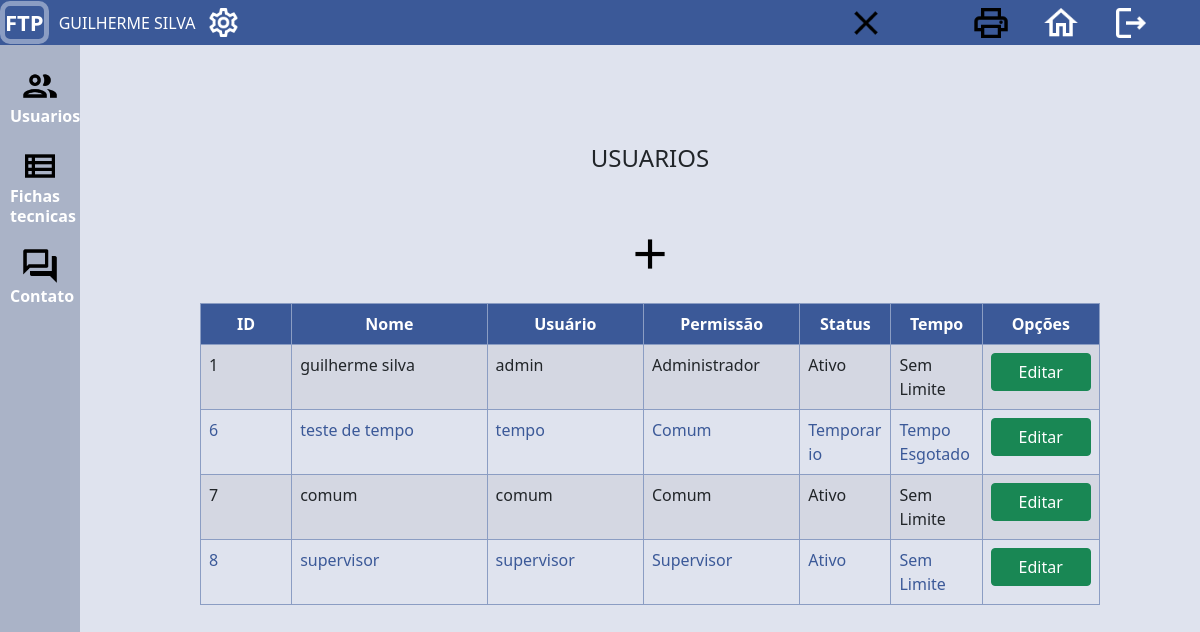
/paginas/admin/main.php?pagina=../../classes/usuario/visualizar_usuario (signed in), run on an earlier commit of the app's database.
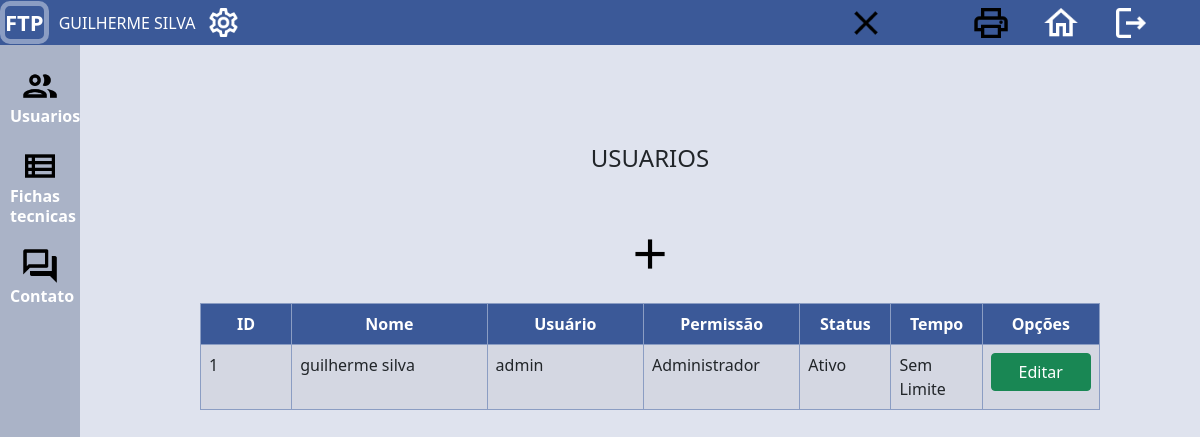
And on a later commit of the database.
### tables this page shows
CREATE TABLE `usuarios` (
  `id` int(11) NOT NULL,
  `nome` varchar(60) DEFAULT NULL,
  `email` varchar(60) DEFAULT NULL,
  `user` varchar(60) DEFAULT NULL,
  `pass` varchar(60) DEFAULT NULL,
  `permissao` varchar(1) DEFAULT NULL,
  `status` varchar(1) DEFAULT NULL,
  `tempo` int(11) DEFAULT NULL,
  `telefone` varchar(32) DEFAULT NULL,
  `dataCadastro` varchar(64) DEFAULT NULL,
  `dataCadastroUnix` varchar(64) DEFAULT NULL,
  `idAdm` int(11) DEFAULT NULL,
  `excluido` varchar(1) DEFAULT NULL,
  `ativo` int(1) DEFAULT 1,
  `setor` int(64) DEFAULT NULL,
  `nasc` date DEFAULT NULL
);

### classes/usuario/visualizar_usuario.php (the view, shortened to what this page needs)
<center style="margin-left: 100px; margin-top: 100px !important; position: relative !important;">
            <h4>USUARIOS</h4>
<br><br>
        <?php
        include("../../config/config.php");
        global $pdo;
        $consulta = $pdo->query("SELECT * FROM usuarios;");
        echo "<table class='table table-striped table-bordered table-condensed table-hover' style='margin-left: 100px; table-layout:fixed; max-width: 900px; word-wrap: break-word; !important; position: absolute;'>";
        echo "<thead>";
        echo "<tr>";
        echo "<div class='thead'>";
        echo "<th scope='col' style='width: 70px;'>ID</th>";
        echo "<th scope='col' style='width: 150px;'>Nome</th>";
        echo "<th scope='col' style='width: 120px;'>Usuário</th>";
        echo "<th scope='col' style='width: 120px;'>Permissão</th>";
        echo "<th scope='col' style='width: 70px;'>Status</th>";
        echo "<th scope='col' style='width: 70px;'>Tempo</th>";
        echo "<th scope='col' style='width: 90px;'>Opções</th>";
        echo "</div>";
        echo "</tr>";
        echo "</thead>";
        echo "<a href='?pagina=../../paginas/cadastros/cadastrar_usuario'>";
        echo "<img src='../../imagens/navbar/plus.png' alt='botao-ativar-informativo' width='50' title='Novo Usuario'>";
        echo "</a>";
        echo "<br><br>";
        while ($linha = $consulta->fetch(PDO::FETCH_ASSOC)) {
            if($linha['status'] != 2){
                $linha['tempo'] = "Sem Limite";
            }
            else{
                $linha['tempo'] = (($linha['tempo'] - time()));
                $dias = ($linha['tempo'] / 86400 % 86400);
                $dias = intval($dias);
                $horas = ($linha['tempo'] / 3600 % 24);
                $horas = intval($horas);
                $minutos = ($linha['tempo'] /60 %60);
                $minutos = intval($minutos);
                $segundos = ($linha['tempo'] % 60);
                $segundos = intval($segundos);
                $diaFinal = ($linha['tempo'] + time());
                $diaFinal = gmdate("d/m/y á\s\ H:i:s", ($diaFinal + $fusoHorario));
                if($linha['tempo'] <= 0){
                    $linha['tempo'] = "Tempo Esgotado";
                }
                else{
                    $linha['tempo'] = ("Tempo restante: " .$dias." dias, ". $horas . ":" . $minutos . ":" . $segundos . " Acesso Garantido até: " . $diaFinal);
                }
            }
            switch ($linha['status']) {
                case 1:
                    $linha['status'] = 'Ativo';
                    break;
                case 2:
                    $linha['status'] = 'Temporario';
                    break;
            }
            switch ($linha['permissao']) {
                case 1:
                    $linha['permissao'] = 'Comum';
                    break;
                case 2:
                    $linha['permissao'] = 'Supervisor';
                    break;
                case 3:
                    $linha['permissao'] = 'Administrador';
                    break;
            }
            if($linha['excluido'] == 0){
                echo "<tr>";
                echo  " <td> {$linha['id']} </td>  <td> {$linha['nome']}  </td> <td> {$linha['user']} </td> <td> {$linha['permissao']} </td> <td>". $linha['status'] ."</td> <td>". $linha['tempo'] ."</td> ";
                echo "<td>";
                echo "<a href='/paginas/admin/main.php?pagina=../cadastros/editar_usuario&id=" . $linha['id'] . "'><button type='button' class='btn btn-success' style='width: 100px;'>Editar</button></a>";
                echo "</td>";
                echo "</tr>";
            }
        }
        echo "</table>";
    ?>
</center>

### paginas/admin/main.php (shortened to what this page needs)
<!DOCTYPE html>
<html lang="pt-br">
  <head>
    <link rel="stylesheet" href="../../css/bootstrap/bootstrap.css">
    <link rel="stylesheet" href="../../css/ftp.css">
    <link rel="stylesheet" href="../../css/print.css">
  </head>
<body>
<?php
  $pagina = (isset($_GET['pagina'])) ? $_GET['pagina'] : 'inicio';
?>
<nav class="navbar navbar-expand-lg navbar-light" style="background-color: 	#3b5998;">
  <div id="logo">
      <a href="/">FTP</a>
  </div>
  <div style='text-transform: uppercase; font-weight: 500; color: white; margin: 10px;'>
  <?php
    echo $_SESSION['nome'];
  ?>
  </div>
    <a href="?pagina=../../paginas/configs/configUser">
      <img src="/imagens/navbar/engrenagem.png" onclick="" width="35" height="35" alt="config">
  <ul class="navbar-nav" id="navbar-main" style="margin-left: 700px !important;">
  <center>
        <a href="../../classes/usuario/apagarTodosUsuarios.php" style="margin-left: -150px;">
            <img src="/imagens/navbar/x.png" onclick="" width="40" height="40" class="hiddenBtnXUsuarios" alt="sair">
        </a>
      </center>
    <center>
      <img src="/imagens/navbar/printer.png" class="hidden" onClick="window.print()" width="40" height="40" class="d-inline-block align-top" alt="imprimir" style="margin-left: 30px !important;">
    </center>
    <center>
        <a href="?pagina=inicio">
          <img src="/imagens/navbar/home.png" onclick="" width="40" height="40" class="d-inline-block align-top" alt="home" style="margin-left: 30px !important;">
      </center>
      <center>
        <a href="/funcoes/destruir_sessao.php">
            <img src="/imagens/navbar/sair.png" onclick="" width="40" height="40" class="d-inline-block align-top" alt="sair" style="margin-left: 30px !important;">
        </a>
      </center>
  </ul>
</nav>
<div class="sidebar-container">
  <ul class="sidebar-navigation" style='float: left !important; margin-left: -20px;'>
    <li>
      <a href="?pagina=../../classes/usuario/visualizar_usuario">
        <i class="fa fa-tachometer" aria-hidden="true"></i> <img src="../../imagens/sidebar/userBlack.png" class="d-inline-block align-top" alt="sair" style="margin-right: 30px !important;" width='40'><b>Usuarios</b>
      </a>
    </li>
    <li>
    <a href="?pagina=../../classes/fichas/visualizar_fichas">
        <i class="fa fa-users" aria-hidden="true"></i> <img src="../../imagens/sidebar/view.png" class="d-inline-block align-top"  width='40' alt="sair" style="margin-right: 30px !important;"><b>Fichas<br>tecnicas</b>
      </a>
    </li>
    <li>
      <a href="?pagina=../../classes/contato/visualizar_contato">
        <i class="fa fa-cog" aria-hidden="true"></i><img src="../../imagens/sidebar/feedblack.png" class="d-inline-block align-top"  width='40' alt="sair" style="margin-right: 30px !important;"> <b>Contato</b>
      </a>
    </li>
  </ul>
</div>
<div class="content-container">
</div>
    <?php
        echo "<br>";
        include("$pagina.php");
    ?>
</body>
</html>

### css/ftp.css (style rules this page uses)
body { background-color: #dfe3ee; width: 100%; }
.navbar.navbar-light { background-color: #3b5998; width: 10%; z-index: 2; max-height: 60px; }
nav { height: 45px; }
#logo { border: 5px solid #8b9dc3; border-radius: 10px; }
#logo a { font-size: 22px; font-weight: bold; text-decoration: none; color: white; }
.navbar.navbar-expand-lg.navbar-light { width: 102%; position: fixed; }
a { color: white !important; text-decoration: none !important; }
#navbar-main { margin-left: 1000px; }
.sidebar-container { margin-top: 40px; position: fixed; width: 80px; height: 100%; left: 0; overflow-x: hidden; overflow-y: auto; background: #aab3c7 ; color: black; z-index: 1; }
.sidebar-container a { text-decoration: none; }
.content-container { padding-top: 20px; }
.sidebar-navigation { padding: 0; margin: 0; list-style-type: none; position: relative; }
.sidebar-navigation li { background-color: transparent; position: relative; display: inline-block; width: 100%; line-height: 20px; }
.sidebar-navigation li a { padding: 10px 15px 10px 30px; display: block; color: #fff; }
.sidebar-navigation li::before { background-color: #2574A9; position: absolute; content: ''; height: 100%; left: 0; top: 0; -webkit-transition: width 0.2s ease-in; transition: width 0.2s ease-in; width: 3px; z-index: -1; }
.content-container { padding-left: 220px; }
.sidebar-navigation li::before { background-color: #6a94ee; }
img { cursor: pointer; }
.hidden { display: none; }
.hiddenBtnXUsuarios { display: none; }
.table { border: 1px solid #8b9dc3; color: #3b5998; }
.table thead { color: #ffffff; background-color: #3b5998; text-align: center; }
tr { cursor: pointer; }

### classes/usuario/visualizar_usuario.php (style rules this page uses)
.hiddenBtnXUsuarios { display: inline-block !important; }
.hidden { display: inline-block !important; }

What changed in the data, as far as the page shows it:
removed usuarios: id "6", nome "teste de tempo", user "tempo", permissao "Comum", status "Temporario", tempo "Tempo Esgotado"
removed usuarios: id "7", nome "comum", user "comum", permissao "Comum", status "Ativo", tempo "Sem Limite"
removed usuarios: id "8", nome "supervisor", user "supervisor", permissao "Supervisor", status "Ativo", tempo "Sem Limite"
